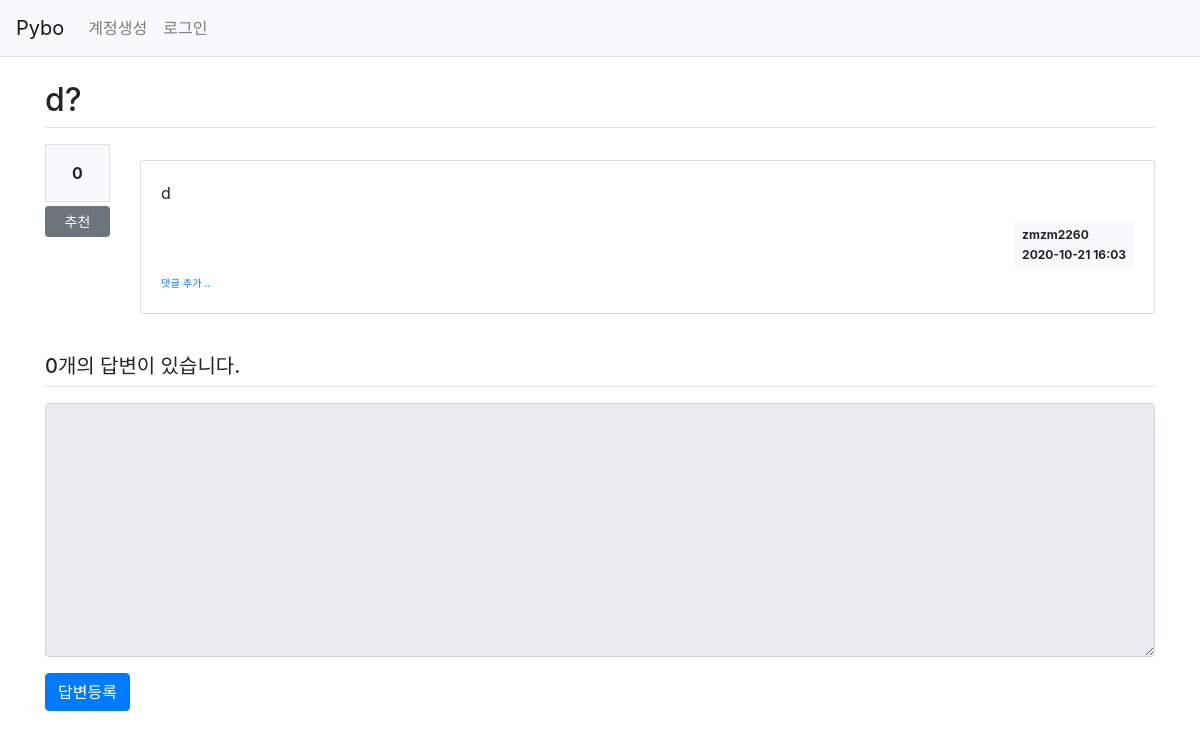
The app's page /question/detail/306/, older data.
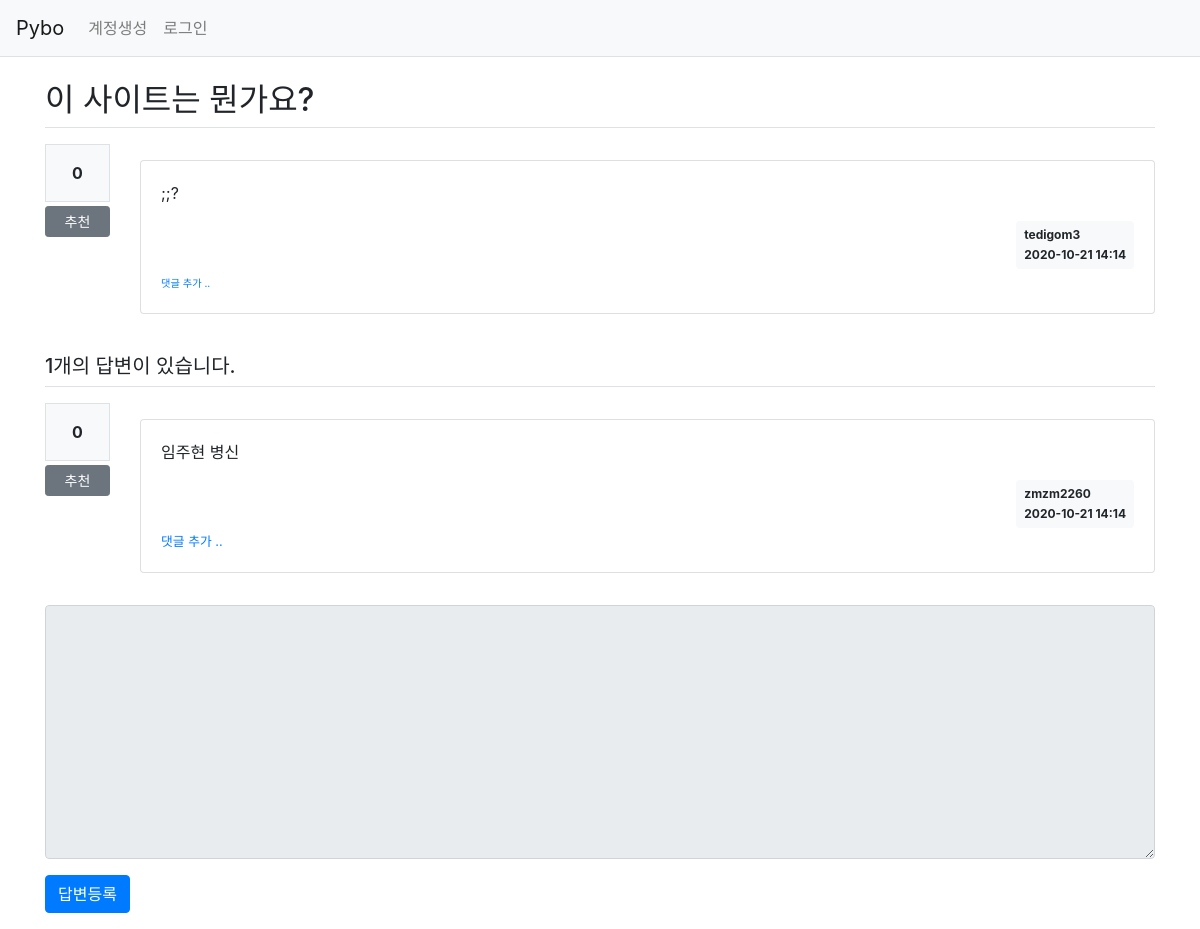
The same page, newer data.
### pybo/models.py (models this page shows)
class Question(db.Model):
    id = db.Column(db.Integer, primary_key=True)
    subject = db.Column(db.String(100), nullable=False)
    content = db.Column(db.Text(), nullable=False)
    create_date = db.Column(db.DateTime(), nullable=False)
    user_id = db.Column(db.Integer, db.ForeignKey('user.id', ondelete='CASCADE'), nullable=False)
    user = db.relationship('User', backref=db.backref('question_set'))
    modify_date = db.Column(db.DateTime(), nullable=True)
    voter = db.relationship('User', secondary=question_voter, backref=db.backref('question_voter_set'))

class User(db.Model):
    id = db.Column(db.Integer, primary_key=True)
    username = db.Column(db.String(150), unique=True, nullable=False)
    password = db.Column(db.String(200), nullable=False)
    email = db.Column(db.String(120), unique=True, nullable=False)

class Answer(db.Model):
    id = db.Column(db.Integer, primary_key=True)
    question_id = db.Column(db.Integer, db.ForeignKey('question.id', ondelete='CASCADE'))
    question = db.relationship('Question', backref=db.backref('answer_set'))
    content = db.Column(db.Text(), nullable=False)
    create_date = db.Column(db.DateTime(), nullable=False)
    user_id = db.Column(db.Integer, db.ForeignKey('user.id', ondelete='CASCADE'), nullable=False)
    user = db.relationship('User', backref=db.backref('answer_set'))
    modify_date = db.Column(db.DateTime(), nullable=True)
    voter = db.relationship('User', secondary=answer_voter, backref=db.backref('answer_voter_set'))

### pybo/views/question_views.py (the view)
@bp.route('/detail/<int:question_id>/')
def detail(question_id):
    form = AnswerForm()
    question = Question.query.get_or_404(question_id)
    return render_template('question/question_detail.html', question=question, form=form)

### pybo/forms.py
class AnswerForm(FlaskForm):
    content = TextAreaField('내용', validators=[DataRequired('내용은 필수입력 항목입니다.')])

### pybo/filter.py (called while the page is built)
def format_datetime(value, fmt="%Y-%m-%d %H:%M"):
    return value.strftime(fmt)

### pybo/views/auth_views.py (called while the page is built)
@bp.before_app_request # 이 어노테이션이 적용된 함수는 라우트 함수 실행 전에 항상 먼저 실행된다.
def load_logged_in_user():
    user_id = session.get('user_id')
    if user_id is None:
        g.user = None
    else:
        g.user = User.query.get(user_id)

### pybo/templates/question/question_detail.html (shortened to what this page needs)
{% extends 'base.html' %}
{% block content %}
<div class="container my-3">
	<h2 class="border-bottom py-2">{{ question.subject }}</h2>
	<div class="row my-3">
		<div class="col-1">
			<div class="bg-light text-center p-3 border font-weight-bolder mb-1">{{ question.voter|length }}</div>
			<a href="#" data-uri="{{ url_for('vote.question', question_id=question.id) }}"
			class="recommend btn btn-sm btn-secondary btn-block my-1">추천</a>
		</div>
		<div class="col-11">
			<div class="card my-3">
				<div class="card-body">
					<div class="card-text">{{ question.content|markdown }}</div>
					<div class="d-flex justify-content-end">
						<div class="badge badge-light p-2 text-left">
							<div class="mb-2">{{ question.user.username }}</div>
							<div>{{ question.create_date|datetime }}</div>
						</div>
					</div>
					<div>
						<a href="{{ url_for('comment.create_question', question_id=question.id) }}"
						class="small"><small>댓글 추가 ..</small></a>
					</div>
				</div>
			</div>
		</div>
	</div>
	<h5 class="border-bottom my-3 py-2">{{ question.answer_set|length }}개의 답변이 있습니다.</h5>
	{% for answer in question.answer_set %}
	<div class="row my-3">
		<div class="col-1">
			<div class="bg-light text-center p-3 border font-weight-bolder mb-1">{{ answer.voter|length }}</div>
			<a href="#" data-uri="{{ url_for('vote.answer', answer_id=answer.id) }}"
			class="recommend btn btn-sm btn-secondary btn-block my-1">추천</a>
		</div>
		<div class="col-11">
			<div class="card my-3">
				<div class="card-body">
					<div class="card-text">{{ answer.content|markdown }}</div>
					<div class="d-flex justify-content-end">
						<div class="badge badge-light p-2 text-left">
							<div class="mb-2">{{ answer.user.username }}</div>
							<div>{{ answer.create_date|datetime }}</div>
						</div>
					</div>
					<div>
						<a href="{{ url_for('comment.create_answer', answer_id=answer.id) }}"
						class="small"><smal>댓글 추가 ..</small></a>
					</div>
				</div>
			</div>
		</div>
	</div>
	{% endfor %}
	<form action="{{ url_for('answer.create', question_id=question.id) }}" method="post" class="my-3">
		<div class="form-group">
			<textarea {% if not g.user %}disabled{% endif %}
			name="content" id="content" class="form-control" rows="10">
			</textarea>
		</div>
		<input type="submit" value="답변등록" class="btn btn-primary">
	</form>
</div>
{% endblock %}

Row changes from the older to the newer data that the page shows:
no longer on this page (row unchanged): User: user.username "zmzm2260"
changed Question: subject "d?" → "이 사이트는 뭔가요?"; content "d" → ";;?"; create_date "2020-10-21 16:03" → "2020-10-21 14:14"
added User: user.username "tedigom3"
added Answer: voter|length "0", content "임주현 병신", user.username "zmzm2260", create_date "2020-10-21 14:14"
Text that changed along with them:
{{ question.answer_set|length }}: "0" → "1"
